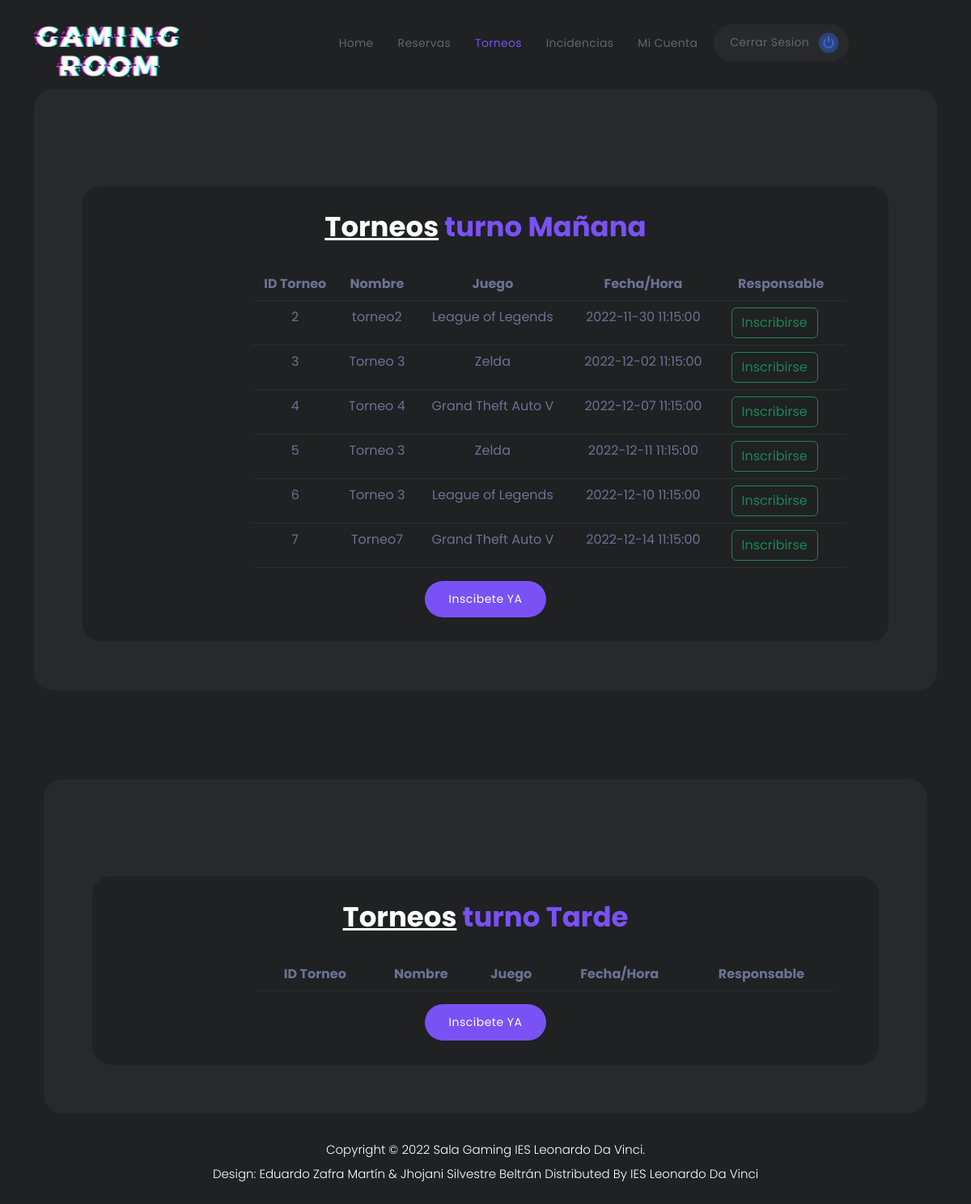
Page /controllers/userTournament_controller.php (signed in) on the earlier database version.
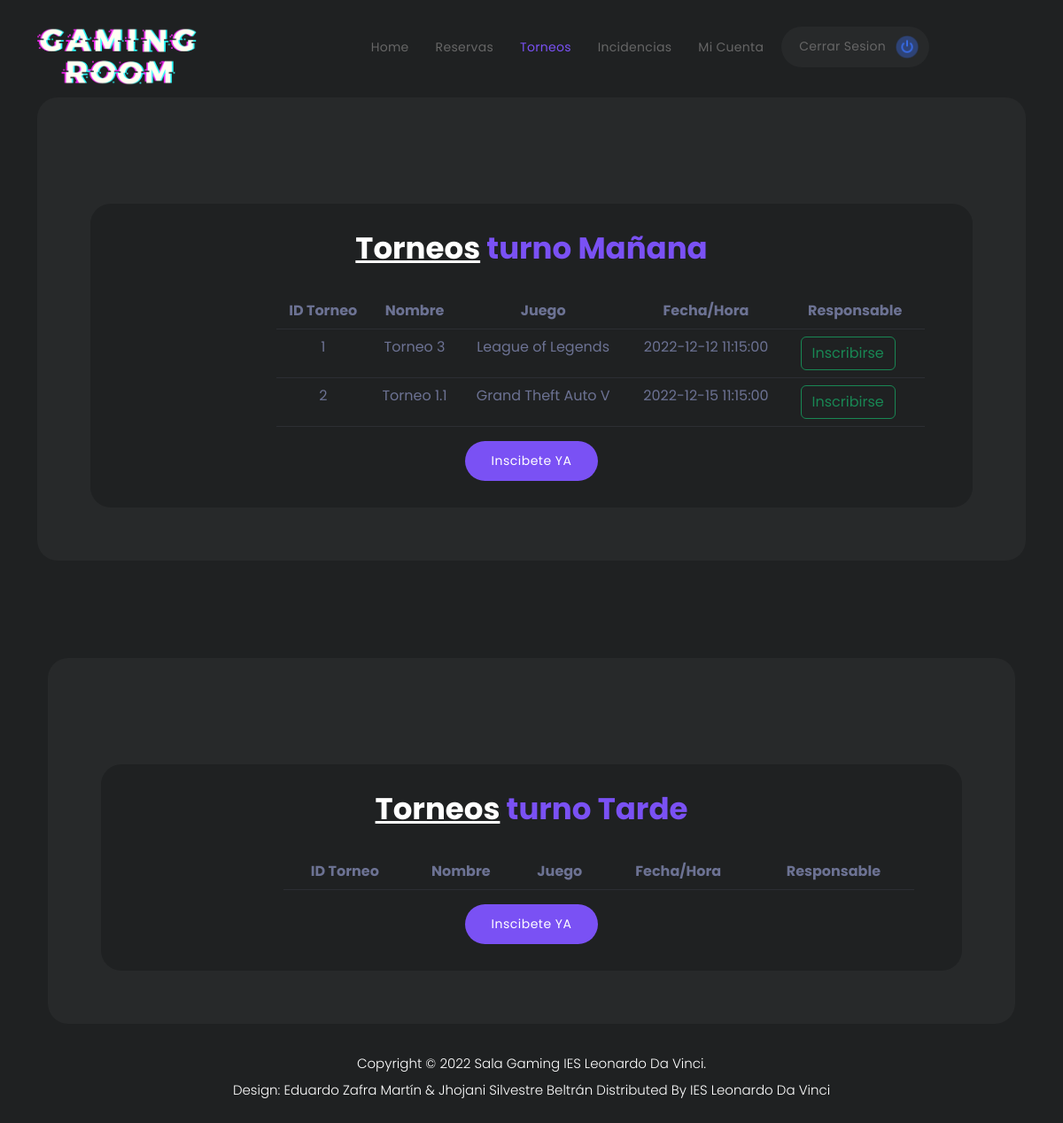
Same page on the later database version.
### tables this page shows
CREATE TABLE IF NOT EXISTS `tournaments` (
  `id_tournament` int(11) NOT NULL AUTO_INCREMENT,
  `name` varchar(100) NOT NULL,
  `date` datetime NOT NULL,
  `id_game` int(11) NOT NULL,
  `active` tinyint(1) NOT NULL DEFAULT '1',
  PRIMARY KEY (`id_tournament`),
  KEY `tournaments_FK_1` (`id_game`)
);

CREATE TABLE IF NOT EXISTS `games` (
  `id_game` int(11) NOT NULL AUTO_INCREMENT,
  `name` varchar(100) NOT NULL,
  PRIMARY KEY (`id_game`)
);

### controllers/userTournament_controller.php (called while the page is built, shortened)
<?php
	$conn = generarConexion();
	require_once '../models/userTournament_model.php';
	$tournamentsMorning = obtenerTorneosMañana($conn);
	require_once("../views/userTournament_view.php");

### models/userTournament_model.php (called while the page is built, shortened)
<?php
function obtenerTorneosMañana($conn)
{
    try {
        $stmt = $conn->prepare("SELECT tournaments.id_tournament,tournaments.name AS nametourn,date, games.name AS nomgame
        FROM tournaments,games WHERE tournaments.id_game = games.id_game AND date LIKE '%15:00' AND tournaments.active = 1; ");
        $stmt->execute();
        $tournaments = array();
        if ($stmt->rowCount() > 0) {
            $stmt->setFetchMode(PDO::FETCH_ASSOC);
            foreach ($stmt->fetchAll() as $row) {
                $tournaments[] = array($row["id_tournament"], $row["nametourn"], $row["nomgame"], $row["date"]);
            }
        }
        return $tournaments;
    } catch (PDOException $e) {
        echo "Error: " . $e->getMessage();
    }
}

### views/userTournament_view.php (the view, shortened to what this page needs)
<!DOCTYPE html>
<html lang="en">
<head>
    <link href="../css/bootstrap.min.css" rel="stylesheet">
    <link href="../css/owl.css" rel="stylesheet">
    <link href="../css/animate.css" rel="stylesheet">
    <link rel="stylesheet" href="../css/web_style.css">
    <link rel="stylesheet" href="../css/booking_style.css">
</head>
<body>
    <header class="header-area header-sticky">
        <div class="container">
            <div class="row">
                <div class="col-12">
                    <nav class="main-nav">
                        <a href="welcome_controller.php" class="logo">
                            <img src="../img/gamin-room-logo-purple.png" alt="">
                        </a>
                        <ul class="nav">
                            <li><a href="welcome_controller.php">Home</a></li>
                            <li><a href="../controllers/booking_controller.php">Reservas</a></li>
                            <li><a href="../controllers/userTournament_controller.php" class="active">Torneos</a></li>
                            <li><a href="incidents_controller.php">Incidencias</a></li>
                            <li><a href="profile_controller.php">Mi cuenta</a></li>
                            <li><a href="../views/logout_view.php">Cerrar sesion <img src="../img/apagado.png" alt=""></a></li>
                        </ul>
                    </nav>
                </div>
            </div>
        </div>
    </header>
    <div class="container">
        <div class="row">
            <div class="col-lg-12">
                <div class="page-content">
                    <div class="tournament-area">
                        <div class="row">
                            <div class="col-lg-12">
                                <div class="heading-section text-center">
                                    <h4><em>Torneos</em> turno Mañana</h4>
                                </div>
                                <main class="col-md-9 ms-sm-auto col-lg-10 px-md-4">
                                    <table class="table">
                                        <thead>
                                            <tr>
                                                <th>ID Torneo</th>
                                                <th>Nombre</th>
                                                <th>Juego</th>
                                                <th>Fecha/Hora</th>
                                                <th>Responsable</th>
                                            </tr>
                                        </thead>
                                        <tbody>
                                            <?php if (empty($tournamentsMorning) === false) { ?>
                                                <?php foreach ($tournamentsMorning as $fila) : ?>
                                                    <?php echo "<tr>"; ?>
                                                    <?php foreach ($fila as $celda) : ?>
                                                        <?php echo "<td>" . $celda . "</td>"; ?>
                                                    <?php endforeach; ?>
                                                    <td>
                                                        <a href="inscription_controller.php?id=<?php echo $fila[0]; ?>" class="btn btn-outline-success me-3">Inscribirse</a>
                                                    </td>
                                                    <?php echo "</tr>"; ?>
                                                <?php endforeach; ?>
                                            <?php } ?>
                                        </tbody>
                                    </table>
                            </div>
                        </div>
                        <a href="../controllers/booking_controller.php">
                            <div class="form-button mt-3 d-flex justify-content-center">
                                <button id="submit" type="submit" class="btn-form">Inscibete YA</button>
                            </div>
                        </a>
                    </div>
                </div>
                <div class="container">
                    <div class="row">
                        <div class="col-lg-12">
                            <div class="page-content">
                                <div class="tournament-area">
                                    <div class="row">
                                        <div class="col-lg-12">
                                            <div class="heading-section text-center">
                                                <h4><em>Torneos</em> turno Tarde</h4>
                                            </div>
                                            <main class="col-md-9 ms-sm-auto col-lg-10 px-md-4">
                                                <table class="table">
                                                    <thead>
                                                        <tr>
                                                            <th>ID Torneo</th>
                                                            <th>Nombre</th>
                                                            <th>Juego</th>
                                                            <th>Fecha/Hora</th>
                                                            <th>Responsable</th>
                                                        </tr>
                                                    </thead>
                                                </table>
                                        </div>
                                    </div>
                                    <a href="../controllers/booking_controller.php">
                                        <div class="form-button mt-3 d-flex justify-content-center">
                                            <button id="submit" type="submit" class="btn-form">Inscibete YA</button>
                                        </div>
                                    </a>
                                </div>
                            </div>
                            <footer>
                                <div class="container">
                                    <div class="row">
                                        <div class="col-lg-12">
                                            <p>Copyright © 2022 Sala Gaming IES Leonardo Da Vinci.
                                                <br>Design: Eduardo Zafra Martín & Jhojani Silvestre Beltrán Distributed By <a href="https://www.ifpleonardo.com" target="_blank">IES Leonardo Da Vinci</a>
                                            </p>
                                        </div>
                                    </div>
                                </div>
                            </footer>
</body>
</html>

### css/web_style.css (style rules this page uses)
html, body, div, span, applet, object, iframe, h1, h2, h3, h4, h5, h6, p, blockquote, div pre, a, abbr, acronym, address, big, cite, code, del, dfn, em, font, img, ins, kbd, q, s, samp, small, strike, strong, sub, sup, tt, var, b, u, i, center, dl, dt, dd, ol, ul, li, figure, header, nav, section, article, aside, footer, figcaption { margin: 0; padding: 0; border: 0; outline: 0; }
ul, li { padding: 0; margin: 0; list-style: none; }
header, nav, section, article, aside, footer, hgroup { display: block; }
* { box-sizing: border-box; }
html, body { font-family: 'Poppins', sans-serif; font-weight: 400; background-color: #1e1e1e; font-size: 16px; -ms-text-size-adjust: 100%; -webkit-font-smoothing: antialiased; -moz-osx-font-smoothing: grayscale; }
a { color: #CCC; text-decoration: none !important; }
h1, h2, h3, h4, h5, h6 { margin-top: 0px; margin-bottom: 0px; color: #fff; font-weight: 700; }
ul { margin-bottom: 0px; }
p { font-size: 15px; line-height: 30px; color: #fff; }
img { width: 100%; overflow: hidden; }
html, body { background: #1f2122; font-family: 'Poppins', sans-serif; }
body .page-content { margin-top: 110px; background-color: #27292a; padding: 60px; border-radius: 23px; }
p { font-size: 15px; color: #666; line-height: 30px; margin-bottom: 0px; }
.heading-section h4 { color: #7a51f4; font-size: 34px; text-decoration: none; margin-bottom: 30px; }
.heading-section h4 em { color: #fff; font-style: normal; text-decoration: underline; }
.header-area { background-color: transparent; position: absolute; height: 70px; top: 15px; left: 0; right: 0; z-index: 100; -webkit-transition: all .5s ease 0s; -moz-transition: all .5s ease 0s; -o-transition: all .5s ease 0s; transition: all .5s ease 0s; }
.header-area .main-nav { min-height: 80px; background: transparent; display: flex; padding: 15px 0px; border-radius: 50px; }
.header-area .main-nav .logo { border-right: 1px solid #27292a; flex-basis: 18%; margin-right: 14%; -webkit-transition: all 0.3s ease 0s; -moz-transition: all 0.3s ease 0s; -o-transition: all 0.3s ease 0s; transition: all 0.3s ease 0s; }
.header-area .main-nav .logo img { width: 180px; }
.header-area .main-nav .nav { display: inline-flex; flex-basis: 70%; justify-content: flex-end; vertical-align: middle; text-align: right; margin-top: 0px; margin-right: 0px; -webkit-transition: all 0.3s ease 0s; -moz-transition: all 0.3s ease 0s; -o-transition: all 0.3s ease 0s; transition: all 0.3s ease 0s; position: relative; z-index: 999; }
.header-area .main-nav .nav li { padding-left: 10px; padding-right: 10px; display: inline-block; }
.header-area .main-nav .nav li a { display: block; font-weight: 400; font-size: 14px; text-transform: capitalize; color: #666; -webkit-transition: all 0.3s ease 0s; -moz-transition: all 0.3s ease 0s; -o-transition: all 0.3s ease 0s; transition: all 0.3s ease 0s; border: transparent; padding: 13px 10px; border-radius: 18px; letter-spacing: .3px; }
.header-area .main-nav .nav li:last-child a { background-color: #27292a; padding: 8px 10px 8px 20px; border-radius: 23px; }
.header-area .main-nav .nav li:last-child a img { max-width: 30px; border-radius: 50%; margin-left: 5px; }
.header-area .main-nav .nav li:hover a, .header-area .main-nav .nav li a.active { color: #7a51f4 !important; }
.header-area.header-sticky { min-height: 70px; }
.header-area.header-sticky .nav li a.active { color: #fff; }
@media (max-width: 1200px) { .header-area .main-nav .nav li { padding-left: 10px; padding-right: 10px; } }
@media (max-width: 1200px) { .header-area .main-nav:before { display: none; } }
footer p { text-align: center; padding: 30px 0px; color: #fff; font-weight: 300; }
footer p a { color: #fff; transition: all .3s; }
body { overflow-x: hidden; }
@media (max-width: 1200px) { .header-area .main-nav .nav li { padding-right: 5px; padding-left: 5px; } }
@media (max-width: 1200px) { .header-area .main-nav .logo { margin-right: 30px; border-right: none; } }
.table { margin-bottom: 0; color: #6c7293; border-color: #2c2e33; text-align: center!important; }
.table tr { color: #6c7293 ; }
.table td { color: #6c7293; }
.tournament-area { margin-top: 60px; padding: 30px; background-color: #1f2122; border-radius: 23px; }

### css/booking_style.css (style rules this page uses)
.btn-form { font-size: 14px; color: #fff; background-color: #7a51f4; padding: 12px 30px; border-radius: 25px; border: 0 none; letter-spacing: 0.5px; }

Differences in the rows shown:
removed tournaments: id_tournament "3", name "Torneo 3", id_game.name "Zelda", date "2022-12-02 11:15:00"
removed tournaments: id_tournament "4", name "Torneo 4", id_game.name "Grand Theft Auto V", date "2022-12-07 11:15:00"
removed tournaments: id_tournament "5", name "Torneo 3", id_game.name "Zelda", date "2022-12-11 11:15:00"
removed tournaments: id_tournament "6", name "Torneo 3", id_game.name "League of Legends", date "2022-12-10 11:15:00"
removed tournaments: id_tournament "7", name "Torneo7", id_game.name "Grand Theft Auto V", date "2022-12-14 11:15:00"
now on this page (row edited): tournaments: id_tournament "1", name "Torneo 3", id_game.name "League of Legends", date "2022-12-12 11:15:00"
Other differences:
new list line: "Torneo 1.1"
new list line: "Grand Theft Auto V"
new list line: "2022-12-15 11:15:00"
list line gone: "torneo2"
list line gone: "League of Legends"
list line gone: "2022-11-30 11:15:00"
